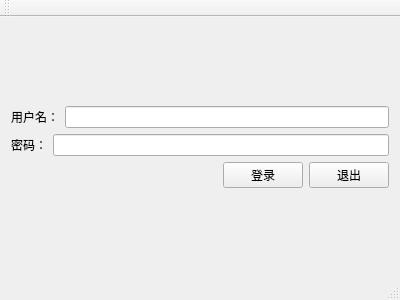
<?xml version="1.0" encoding="UTF-8"?>
<ui version="4.0">
 <class>MainWindow</class>
 <widget class="QMainWindow" name="MainWindow">
  <property name="geometry">
   <rect>
    <x>0</x>
    <y>0</y>
    <width>400</width>
    <height>300</height>
   </rect>
  </property>
  <property name="windowTitle">
   <string>MainWindow</string>
  </property>
  <widget class="QWidget" name="centralWidget">
   <layout class="QVBoxLayout" name="verticalLayout_2">
    <item>
     <layout class="QVBoxLayout" name="verticalLayout">
      <item>
       <layout class="QHBoxLayout" name="horizontalLayout">
        <item>
         <widget class="QLabel" name="label">
          <property name="text">
           <string>用户名：</string>
          </property>
         </widget>
        </item>
        <item>
         <widget class="QLineEdit" name="userEdit"/>
        </item>
       </layout>
      </item>
      <item>
       <layout class="QHBoxLayout" name="horizontalLayout_2">
        <item>
         <widget class="QLabel" name="label_2">
          <property name="text">
           <string>密码：</string>
          </property>
         </widget>
        </item>
        <item>
         <widget class="QLineEdit" name="passwordEdit">
          <property name="text">
           <string/>
          </property>
          <property name="echoMode">
           <enum>QLineEdit::Normal</enum>
          </property>
         </widget>
        </item>
       </layout>
      </item>
      <item>
       <layout class="QHBoxLayout" name="horizontalLayout_3">
        <item>
         <spacer name="horizontalSpacer">
          <property name="orientation">
           <enum>Qt::Horizontal</enum>
          </property>
          <property name="sizeHint" stdset="0">
           <size>
            <width>40</width>
            <height>20</height>
           </size>
          </property>
         </spacer>
        </item>
        <item>
         <widget class="QPushButton" name="loginButton">
          <property name="text">
           <string>登录</string>
          </property>
         </widget>
        </item>
        <item>
         <widget class="QPushButton" name="quitButton">
          <property name="text">
           <string>退出</string>
          </property>
         </widget>
        </item>
       </layout>
      </item>
     </layout>
    </item>
   </layout>
  </widget>
  <widget class="QMenuBar" name="menuBar">
   <property name="geometry">
    <rect>
     <x>0</x>
     <y>0</y>
     <width>400</width>
     <height>23</height>
    </rect>
   </property>
  </widget>
  <widget class="QToolBar" name="mainToolBar">
   <attribute name="toolBarArea">
    <enum>TopToolBarArea</enum>
   </attribute>
   <attribute name="toolBarBreak">
    <bool>false</bool>
   </attribute>
  </widget>
  <widget class="QStatusBar" name="statusBar"/>
 </widget>
 <layoutdefault spacing="6" margin="11"/>
 <resources/>
 <connections>
  <connection>
   <sender>quitButton</sender>
   <signal>clicked()</signal>
   <receiver>MainWindow</receiver>
   <slot>close()</slot>
   <hints>
    <hint type="sourcelabel">
     <x>362</x>
     <y>236</y>
    </hint>
    <hint type="destinationlabel">
     <x>23</x>
     <y>248</y>
    </hint>
   </hints>
  </connection>
 </connections>
</ui>
